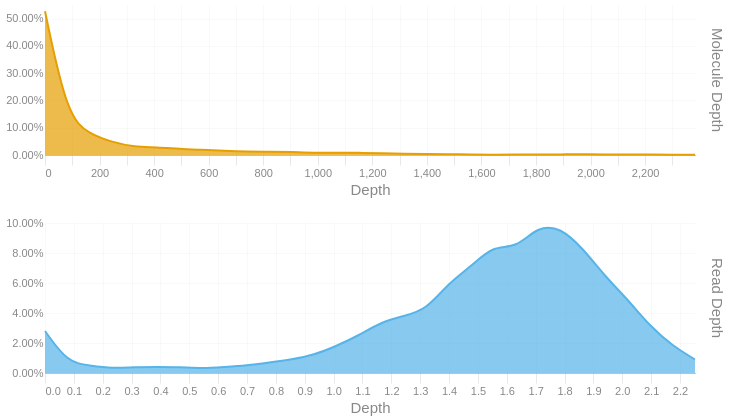

The cell this chart's notebook holds for it:
### Code cell
readdep = depth_hist(tb['Read Depth'], q99, 3)
readdep = readdep.with_columns(pl.lit('Read Depth').alias('Metric'))
if not SKIPLR:
    moldep = depth_hist(tb['Molecule Depth'], mol_q99, 1)
    moldep = moldep.with_columns(pl.lit('Molecule Depth').alias('Metric'))
    _hist = pl.concat([readdep, moldep])
    _hist = _hist.filter(pl.col('Proportion') != 0)
    with SafeRender(_hist):
        (
            alt.Chart(_hist)        
            .mark_area(interpolate = "basis")
            .encode(
                x=alt.X('Bin:Q').scale(domainMin=0).axis(alt.Axis(title='Depth')),
                y = alt.Y('Proportion:Q', title = None).axis(format = '.2%'),
                color = alt.Color('Metric:N').legend(None),
                row = alt.Row("Metric:N").header(title = None, labelOrient = 'right'),
                tooltip = [
                    alt.Tooltip("Metric:N", title = "Metric"),
                    alt.Tooltip('Interval:N', title = "Depth Interval"),
                    alt.Tooltip('Proportion:Q', title = "% Alignments").format('.2%')
                ]
            )
            .resolve_scale(x='independent', y='independent')
            .properties(
                height = 150, width = 650,
                usermeta={'embedOptions': {'downloadFileName': f'{samplename}.depth.hist'}}
            )
        ).display()
else:
    readdep = readdep.filter(pl.col('Proportion') != 0)
    with SafeRender(readdep):
        (
            alt.Chart(readdep)        
            .mark_area(interpolate = "basis")
            .encode(
                x=alt.X('Bin:Q').scale(domainMin=0).axis(alt.Axis(title='Depth')),
                y = alt.Y('Proportion:Q', title = None).axis(format = '.2%'),
                tooltip = [
                    alt.Tooltip('Interval:N', title = "Depth Interval"),
                    alt.Tooltip('Proportion:Q', title = "% Alignments").format('.2%')
                ]
            )
            .properties(
                usermeta={'embedOptions': {'downloadFileName': f'{samplename}.depth.hist'}}
            )
        ).display()

### Figure 1 — Vega-Lite specification as saved in the notebook (floating-point values rounded to 4 significant figures)
{"width": 650, "height": 150, "config": {"title": {"anchor": "start", "dy": -15, "fontSize": 18, "color": "#888888", "subtitleColor": "#888888", "subtitleFontSize": 14}, "arc": {"fill": "#0072B2"}, "axis": {"domainColor": "#888888", "domainWidth": 0.5, "gridWidth": 0.2, "grid": false, "titleFontWeight": 400, "titleFontSize": 15, "labelFontSize": 11, "labelColor": "#888888", "tickColor": "#888888", "tickWidth": 0.2, "titleColor": "#888888"}, "axisBand": {"grid": false}, "axisX": {"grid": true, "tickSize": 10, "domainCap": "round"}, "axisY": {"domain": false, "grid": true, "tickSize": 0, "domainCap": "round"}, "background": "transparent", "header": {"labelFontSize": 15, "labelColor": "#888888", "titleFontSize": 15, "titleFontWeight": 600, "titleColor": "#888888"}, "legend": {"labelFont": "sans-serif", "labelFontSize": 12, "labelColor": "#888888", "symbolSize": 100, "symbolType": "circle", "titleFontSize": 12, "titlePadding": 10, "titleColor": "#888888", "title": null}, "range": {"category": ["#E69F00", "#56B4E9", "#009E73", "#F0E442", "#0072B2", "#D55E00", "#CC79A7", "#000000"], "diverging": ["#cfe8f3", "#a2d4ec", "#73bfe2", "#46abdb", "#1696d2", "#12719e"]}, "area": {"fill": "#0072B2", "fillOpacity": 0.7, "line": true, "strokeOpacity": 0.7}, "line": {"color": "#0072B2", "stroke": "#0072B2", "strokeWidth": 2}, "trail": {"color": "#0072B2", "stroke": "#0072B2", "strokeWidth": 0, "size": 1}, "point": {"filled": true, "fillOpacity": 1.0, "size": 95}, "text": {"color": "#888888", "fontSize": 11, "align": "right", "fontWeight": 400, "size": 11}, "bar": {"fill": "#0072B2", "stroke": null}, "view": {"stroke": null, "continuousWidth": 660, "continuousHeight": 400}}, "data": {"name": "data-f028c90b4ea60e0fb28466d3d3a48982"}, "mark": {"type": "area", "interpolate": "basis"}, "encoding": {"color": {"field": "Metric", "legend": null, "type": "nominal"}, "row": {"field": "Metric", "header": {"title": null, "labelOrient": "right"}, "type": "nominal"}, "tooltip": [{"field": "Metric", "title": "Metric", "type": "nominal"}, {"field": "Interval", "title": "Depth Interval", "type": "nominal"}, {"field": "Proportion", "format": ".2%", "title": "% Alignments", "type": "quantitative"}], "x": {"axis": {"title": "Depth"}, "field": "Bin", "scale": {"domainMin": 0}, "type": "quantitative"}, "y": {"axis": {"format": ".2%"}, "field": "Proportion", "title": null, "type": "quantitative"}}, "resolve": {"scale": {"x": "independent", "y": "independent"}}, "usermeta": {"embedOptions": {"downloadFileName": "S3_Annapolis_273.depth.hist"}}, "$schema": "https://vega.github.io/schema/vega-lite/v6.1.0.json", "datasets": {"data-f028c90b4ea60e0fb28466d3d3a48982": [{"Bin": 0.0, "Interval": "0.0-0.078", "Proportion": 0.028, "Metric": "Read Depth"}, {"Bin": 0.078, "Interval": "0.078-0.155", "Proportion": 0.007, "Metric": "Read Depth"}, {"Bin": 0.155, "Interval": "0.155-0.233", "Proportion": 0.005, "Metric": "Read Depth"}, {"Bin": 0.233, "Interval": "0.233-0.311", "Proportion": 0.003, "Metric": "Read Depth"}, {"Bin": 0.311, "Interval": "0.311-0.388", "Proportion": 0.004, "Metric": "Read Depth"}, {"Bin": 0.388, "Interval": "0.388-0.466", "Proportion": 0.004, "Metric": "Read Depth"}, {"Bin": 0.466, "Interval": "0.466-0.544", "Proportion": 0.004, "Metric": "Read Depth"}, {"Bin": 0.544, "Interval": "0.544-0.621", "Proportion": 0.003, "Metric": "Read Depth"}, {"Bin": 0.621, "Interval": "0.621-0.699", "Proportion": 0.004, "Metric": "Read Depth"}, {"Bin": 0.699, "Interval": "0.699-0.777", "Proportion": 0.005, "Metric": "Read Depth"}, {"Bin": 0.777, "Interval": "0.777-0.854", "Proportion": 0.007, "Metric": "Read Depth"}, {"Bin": 0.854, "Interval": "0.854-0.932", "Proportion": 0.009, "Metric": "Read Depth"}, {"Bin": 0.932, "Interval": "0.932-1.01", "Proportion": 0.012, "Metric": "Read Depth"}, {"Bin": 1.01, "Interval": "1.01-1.087", "Proportion": 0.018, "Metric": "Read Depth"}, {"Bin": 1.087, "Interval": "1.087-1.165", "Proportion": 0.025, "Metric": "Read Depth"}, {"Bin": 1.165, "Interval": "1.165-1.243", "Proportion": 0.034, "Metric": "Read Depth"}, {"Bin": 1.243, "Interval": "1.243-1.32", "Proportion": 0.038, "Metric": "Read Depth"}, {"Bin": 1.32, "Interval": "1.32-1.398", "Proportion": 0.042, "Metric": "Read Depth"}, {"Bin": 1.398, "Interval": "1.398-1.476", "Proportion": 0.06, "Metric": "Read Depth"}, {"Bin": 1.476, "Interval": "1.476-1.553", "Proportion": 0.071, "Metric": "Read Depth"}, {"Bin": 1.553, "Interval": "1.553-1.631", "Proportion": 0.085, "Metric": "Read Depth"}, {"Bin": 1.631, "Interval": "1.631-1.709", "Proportion": 0.083, "Metric": "Read Depth"}, {"Bin": 1.709, "Interval": "1.709-1.786", "Proportion": 0.098, "Metric": "Read Depth"}, {"Bin": 1.786, "Interval": "1.786-1.864", "Proportion": 0.097, "Metric": "Read Depth"}, {"Bin": 1.864, "Interval": "1.864-1.942", "Proportion": 0.083, "Metric": "Read Depth"}, {"Bin": 1.942, "Interval": "1.942-2.019", "Proportion": 0.064, "Metric": "Read Depth"}, {"Bin": 2.019, "Interval": "2.019-2.097", "Proportion": 0.049, "Metric": "Read Depth"}, {"Bin": 2.097, "Interval": "2.097-2.175", "Proportion": 0.031, "Metric": "Read Depth"}, {"Bin": 2.175, "Interval": "2.175-2.252", "Proportion": 0.018, "Metric": "Read Depth"}, {"Bin": 2.252, "Interval": "2.252-2.33", "Proportion": 0.009, "Metric": "Read Depth"}, {"Bin": 0.0, "Interval": "0.0-82.2", "Proportion": 0.527, "Metric": "Molecule Depth"}, {"Bin": 82.2, "Interval": "82.2-164.3", "Proportion": 0.138, "Metric": "Molecule Depth"}, {"Bin": 164.3, "Interval": "164.3-246.5", "Proportion": 0.077, "Metric": "Molecule Depth"}, {"Bin": 246.5, "Interval": "246.5-328.7", "Proportion": 0.047, "Metric": "Molecule Depth"}, {"Bin": 328.7, "Interval": "328.7-410.9", "Proportion": 0.029, "Metric": "Molecule Depth"}, {"Bin": 410.9, "Interval": "410.9-493.0", "Proportion": 0.029, "Metric": "Molecule Depth"}, {"Bin": 493.0, "Interval": "493.0-575.2", "Proportion": 0.022, "Metric": "Molecule Depth"}, {"Bin": 575.2, "Interval": "575.2-657.4", "Proportion": 0.019, "Metric": "Molecule Depth"}, {"Bin": 657.4, "Interval": "657.4-739.5", "Proportion": 0.015, "Metric": "Molecule Depth"}, {"Bin": 739.5, "Interval": "739.5-821.7", "Proportion": 0.012, "Metric": "Molecule Depth"}, {"Bin": 821.7, "Interval": "821.7-903.9", "Proportion": 0.012, "Metric": "Molecule Depth"}, {"Bin": 903.9, "Interval": "903.9-986.0", "Proportion": 0.011, "Metric": "Molecule Depth"}, {"Bin": 986.0, "Interval": "986.0-1068.2", "Proportion": 0.008, "Metric": "Molecule Depth"}, {"Bin": 1068.0, "Interval": "1068.2-1150.4", "Proportion": 0.009, "Metric": "Molecule Depth"}, {"Bin": 1150.0, "Interval": "1150.4-1232.6", "Proportion": 0.008, "Metric": "Molecule Depth"}, {"Bin": 1233.0, "Interval": "1232.6-1314.7", "Proportion": 0.006, "Metric": "Molecule Depth"}, {"Bin": 1315.0, "Interval": "1314.7-1396.9", "Proportion": 0.005, "Metric": "Molecule Depth"}, {"Bin": 1397.0, "Interval": "1396.9-1479.1", "Proportion": 0.004, "Metric": "Molecule Depth"}, {"Bin": 1479.0, "Interval": "1479.1-1561.2", "Proportion": 0.003, "Metric": "Molecule Depth"}, {"Bin": 1561.0, "Interval": "1561.2-1643.4", "Proportion": 0.002, "Metric": "Molecule Depth"}, {"Bin": 1643.0, "Interval": "1643.4-1725.6", "Proportion": 0.001, "Metric": "Molecule Depth"}, {"Bin": 1726.0, "Interval": "1725.6-1807.7", "Proportion": 0.002, "Metric": "Molecule Depth"}, {"Bin": 1808.0, "Interval": "1807.7-1889.9", "Proportion": 0.002, "Metric": "Molecule Depth"}, {"Bin": 1890.0, "Interval": "1889.9-1972.1", "Proportion": 0.002, "Metric": "Molecule Depth"}, {"Bin": 1972.0, "Interval": "1972.1-2054.3", "Proportion": 0.003, "Metric": "Molecule Depth"}, {"Bin": 2054.0, "Interval": "2054.3-2136.4", "Proportion": 0.001, "Metric": "Molecule Depth"}, {"Bin": 2136.0, "Interval": "2136.4-2218.6", "Proportion": 0.002, "Metric": "Molecule Depth"}, {"Bin": 2219.0, "Interval": "2218.6-2300.8", "Proportion": 0.002, "Metric": "Molecule Depth"}, {"Bin": 2301.0, "Interval": "2300.8-2382.9", "Proportion": 0.001, "Metric": "Molecule Depth"}, {"Bin": 2383.0, "Interval": "2382.9-2465.11", "Proportion": 0.001, "Metric": "Molecule Depth"}]}}
